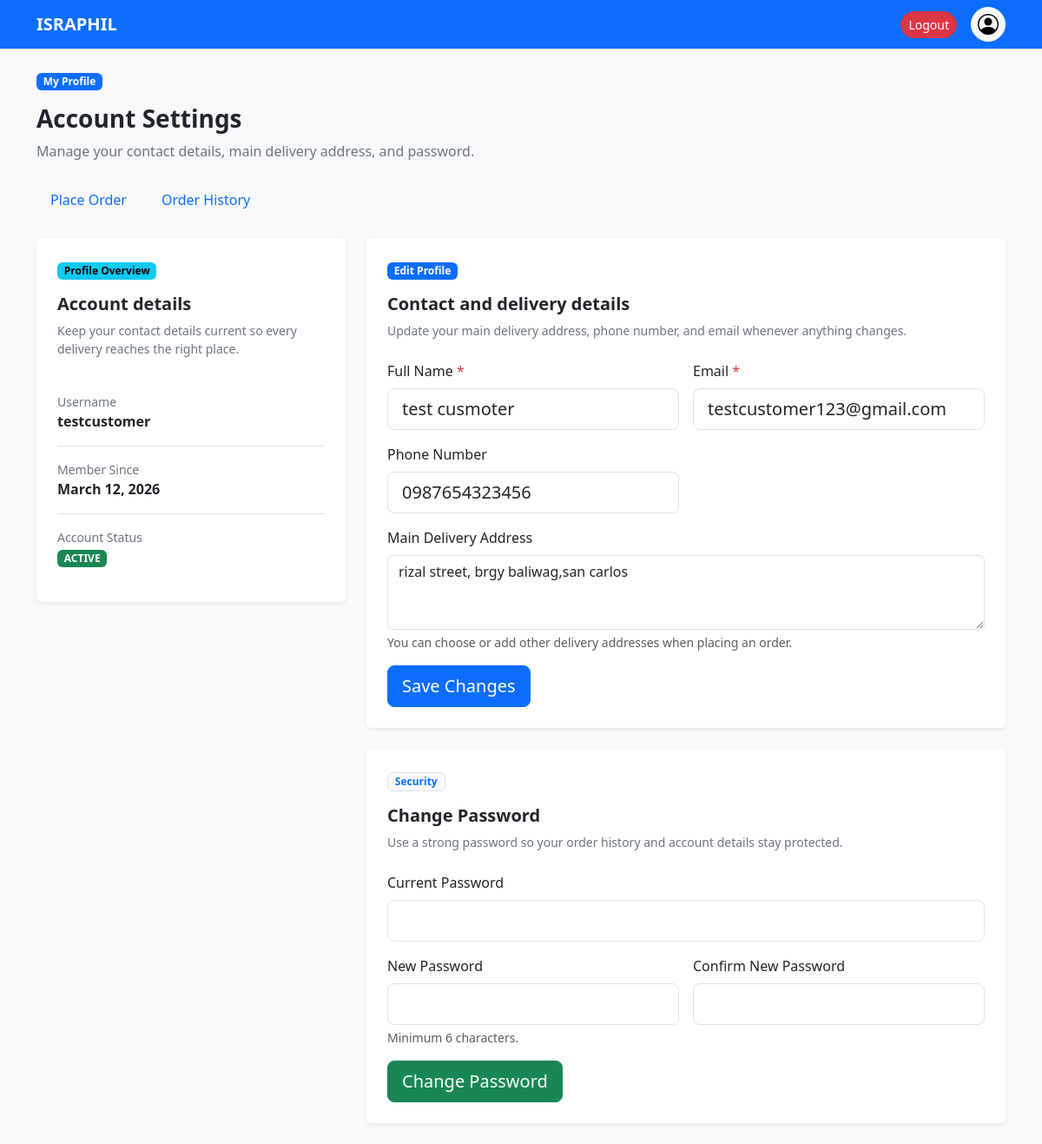
Page /pages/customer/profile.php (signed in) on the committed database.
### tables this page shows
CREATE TABLE `users` (
  `user_id` int(11) NOT NULL,
  `username` varchar(50) NOT NULL,
  `password` varchar(255) NOT NULL,
  `email` varchar(100) NOT NULL,
  `phone` varchar(20) DEFAULT NULL,
  `full_name` varchar(100) NOT NULL,
  `address` text DEFAULT NULL,
  `role` enum('admin','staff','customer') DEFAULT 'customer',
  `status` enum('active','inactive','suspended') DEFAULT 'active',
  `created_at` timestamp NOT NULL DEFAULT current_timestamp(),
  `updated_at` timestamp NOT NULL DEFAULT current_timestamp() ON UPDATE current_timestamp(),
  `last_login` timestamp NULL DEFAULT NULL
);

### pages/customer/profile.php (the view, shortened to what this page needs)
<?php
require_once __DIR__ . '/../../includes/db_connect.php';
$customer_id = $_SESSION['user_id'];
$customer = $conn->prepare("SELECT * FROM users WHERE user_id = ?");
$customer->bind_param("i", $customer_id);
$customer->execute();
$customer_info = $customer->get_result()->fetch_assoc();
?>
<!DOCTYPE html>
<html lang="en">
<head>
    <link href="https://cdn.jsdelivr.net/npm/bootstrap@5.3.3/dist/css/bootstrap.min.css" rel="stylesheet">
    <link rel="stylesheet" href="../../style/customer/profile.css">
</head>
<body class="bg-light">
    <nav class="navbar navbar-expand-lg bg-primary navbar-dark shadow-sm customer-topbar">
        <div class="container d-flex flex-column flex-lg-row align-items-lg-center">
            <a href="dashboard.php" class="navbar-brand fw-bold">ISRAPHIL</a>
            <div class="ms-lg-auto d-flex flex-wrap align-items-center justify-content-center justify-content-lg-end gap-2 gap-sm-3 text-white customer-topbar-actions">
                <a href="../../logout.php" class="btn btn-sm rounded-pill customer-logout-btn">Logout</a>
                <a href="profile.php" class="btn btn-light btn-sm rounded-circle customer-profile-link" aria-label="Open profile" title="My Profile">
                </a>
            </div>
        </div>
    </nav>
    <main class="container py-4">
        <div class="d-flex flex-column flex-md-row justify-content-between align-items-md-start gap-3 mb-4">
            <div>
                <span class="badge text-bg-primary mb-3">My Profile</span>
                <h1 class="h3 fw-bold mb-2">Account Settings</h1>
                <p class="text-secondary mb-0">Manage your contact details, main delivery address, and password.</p>
            </div>
        </div>
        <ul class="nav nav-pills gap-2 mb-4">
            <li class="nav-item"><a href="dashboard.php" class="nav-link">Place Order</a></li>
            <li class="nav-item"><a href="history.php" class="nav-link">Order History</a></li>
        </ul>
        <div class="row g-4 align-items-start">
            <div class="col-lg-4">
                <section class="card border-0 shadow-sm">
                    <div class="card-body p-4">
                        <span class="badge text-bg-info mb-3">Profile Overview</span>
                        <h2 class="h5 fw-bold mb-2">Account details</h2>
                        <p class="text-secondary small mb-4">Keep your contact details current so every delivery reaches the right place.</p>
                        <div class="border-bottom py-3">
                            <div class="small text-secondary">Username</div>
                            <div class="fw-semibold"><?php echo htmlspecialchars($customer_info['username']); ?></div>
                    </div>
                        <div class="border-bottom py-3">
                            <div class="small text-secondary">Member Since</div>
                            <div class="fw-semibold"><?php echo date('F d, Y', strtotime($customer_info['created_at'])); ?></div>
                    </div>
                        <div class="py-3">
                            <div class="small text-secondary">Account Status</div>
                            <span class="badge <?php echo $customer_info['status'] === 'active' ? 'text-bg-success' : 'text-bg-danger'; ?>">
                                <?php echo strtoupper($customer_info['status']); ?>
                            </span>
                        </div>
                    </div>
                </section>
            </div>
            <div class="col-lg-8">
                <section class="card border-0 shadow-sm mb-4">
                    <div class="card-body p-4">
                        <span class="badge text-bg-primary mb-3">Edit Profile</span>
                        <h2 class="h5 fw-bold mb-2">Contact and delivery details</h2>
                        <p class="text-secondary small mb-4">Update your main delivery address, phone number, and email whenever anything changes.</p>
                    <form method="POST" action="">
                            <div class="row g-3">
                                <div class="col-md-6">
                                    <label for="full_name" class="form-label">Full Name <span class="text-danger">*</span></label>
                                    <input id="full_name" class="form-control form-control-lg" type="text" name="full_name" value="<?php echo htmlspecialchars($customer_info['full_name']); ?>" required autocomplete="name">
                        </div>
                                <div class="col-md-6">
                                    <label for="email" class="form-label">Email <span class="text-danger">*</span></label>
                                    <input id="email" class="form-control form-control-lg" type="email" name="email" value="<?php echo htmlspecialchars($customer_info['email']); ?>" required autocomplete="email">
                        </div>
                                <div class="col-md-6">
                                    <label for="phone" class="form-label">Phone Number</label>
                                    <input id="phone" class="form-control form-control-lg" type="tel" name="phone" value="<?php echo htmlspecialchars($customer_info['phone']); ?>" placeholder="09123456789" autocomplete="tel">
                        </div>
                                <div class="col-12">
                                    <label for="address" class="form-label">Main Delivery Address</label>
                                    <textarea id="address" class="form-control" name="address" rows="3" placeholder="Street, Barangay, City"><?php echo htmlspecialchars($customer_info['address']); ?></textarea>
                                    <div class="form-text">You can choose or add other delivery addresses when placing an order.</div>
                        </div>
                                <div class="col-12">
                                    <button type="submit" name="update_profile" class="btn btn-primary btn-lg">Save Changes</button>
                                </div>
                            </div>
                    </form>
                    </div>
                </section>
                <section class="card border-0 shadow-sm">
                    <div class="card-body p-4">
                        <span class="badge text-bg-light text-primary border mb-3">Security</span>
                        <h2 class="h5 fw-bold mb-2">Change Password</h2>
                        <p class="text-secondary small mb-4">Use a strong password so your order history and account details stay protected.</p>
                    <form method="POST" action="">
                            <div class="row g-3">
                                <div class="col-12">
                                    <label for="current_password" class="form-label">Current Password</label>
                                    <input id="current_password" class="form-control form-control-lg" type="password" name="current_password" required autocomplete="current-password">
                        </div>
                                <div class="col-md-6">
                                    <label for="new_password" class="form-label">New Password</label>
                                    <input id="new_password" class="form-control form-control-lg" type="password" name="new_password" minlength="6" required autocomplete="new-password">
                                    <div class="form-text">Minimum 6 characters.</div>
                        </div>
                                <div class="col-md-6">
                                    <label for="confirm_password" class="form-label">Confirm New Password</label>
                                    <input id="confirm_password" class="form-control form-control-lg" type="password" name="confirm_password" required autocomplete="new-password">
                        </div>
                                <div class="col-12">
                                    <button type="submit" name="change_password" class="btn btn-success btn-lg">Change Password</button>
                                </div>
                            </div>
                    </form>
                    </div>
                </section>
            </div>
        </div>
    </main>
</body>
</html>

### style/customer/profile.css (style rules this page uses)
.customer-topbar .container { gap: 1rem; }
.customer-topbar-actions { min-width: 0; }
.customer-profile-link { width: 2.5rem; height: 2.5rem; padding: 0; display: inline-flex; align-items: center; justify-content: center; }
.customer-profile-link svg { width: 1.5rem; height: 1.5rem; }
.customer-logout-btn { background-color: #dc3545; border-color: #dc3545; color: #fff; }

### rows in the picture
users: username "testcustomer", created_at "March 12, 2026", status "ACTIVE", full_name "test cusmoter", email "testcustomer123@gmail.com", phone "0987654323456", address "rizal street, brgy baliwag,san carlos"
